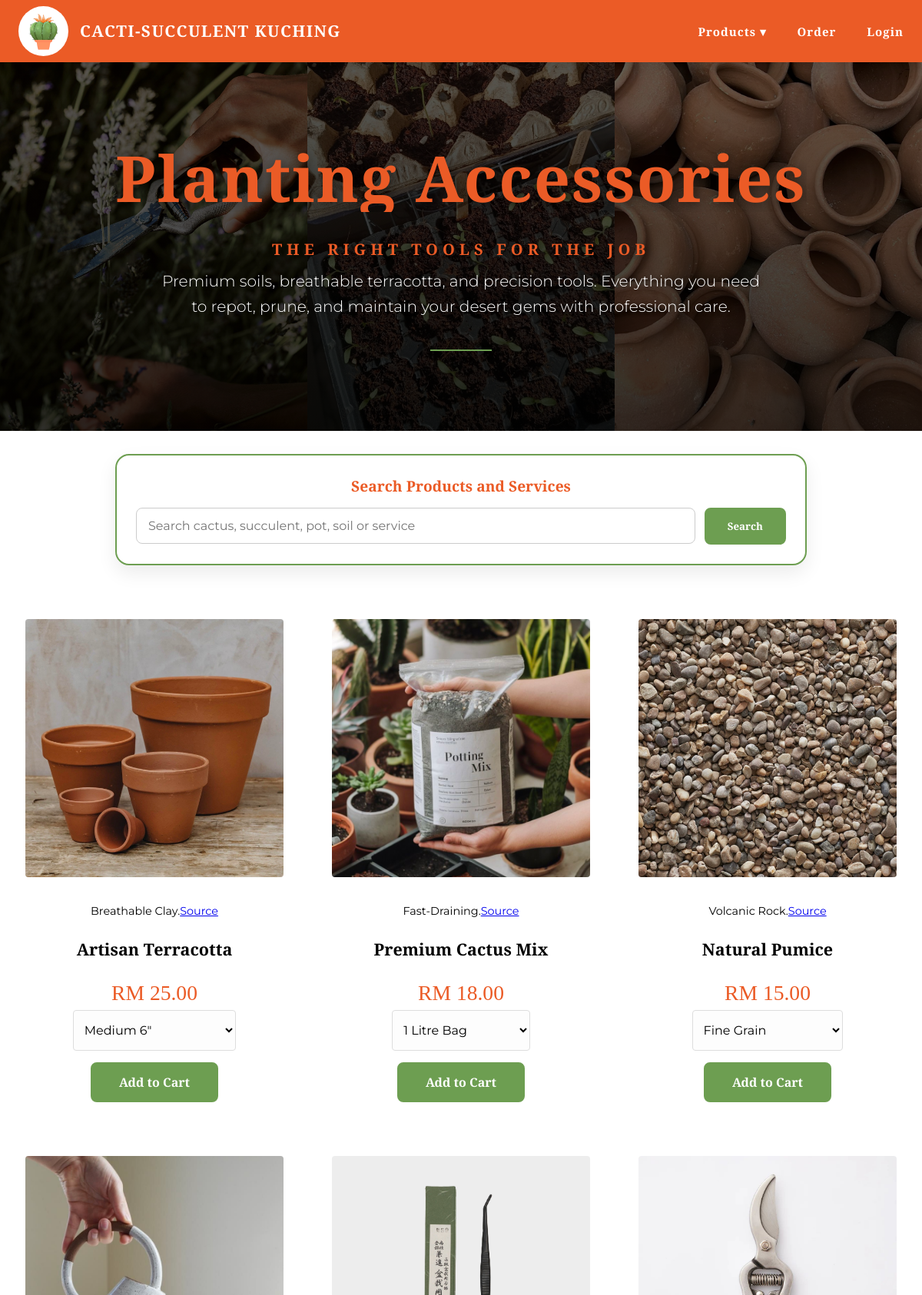
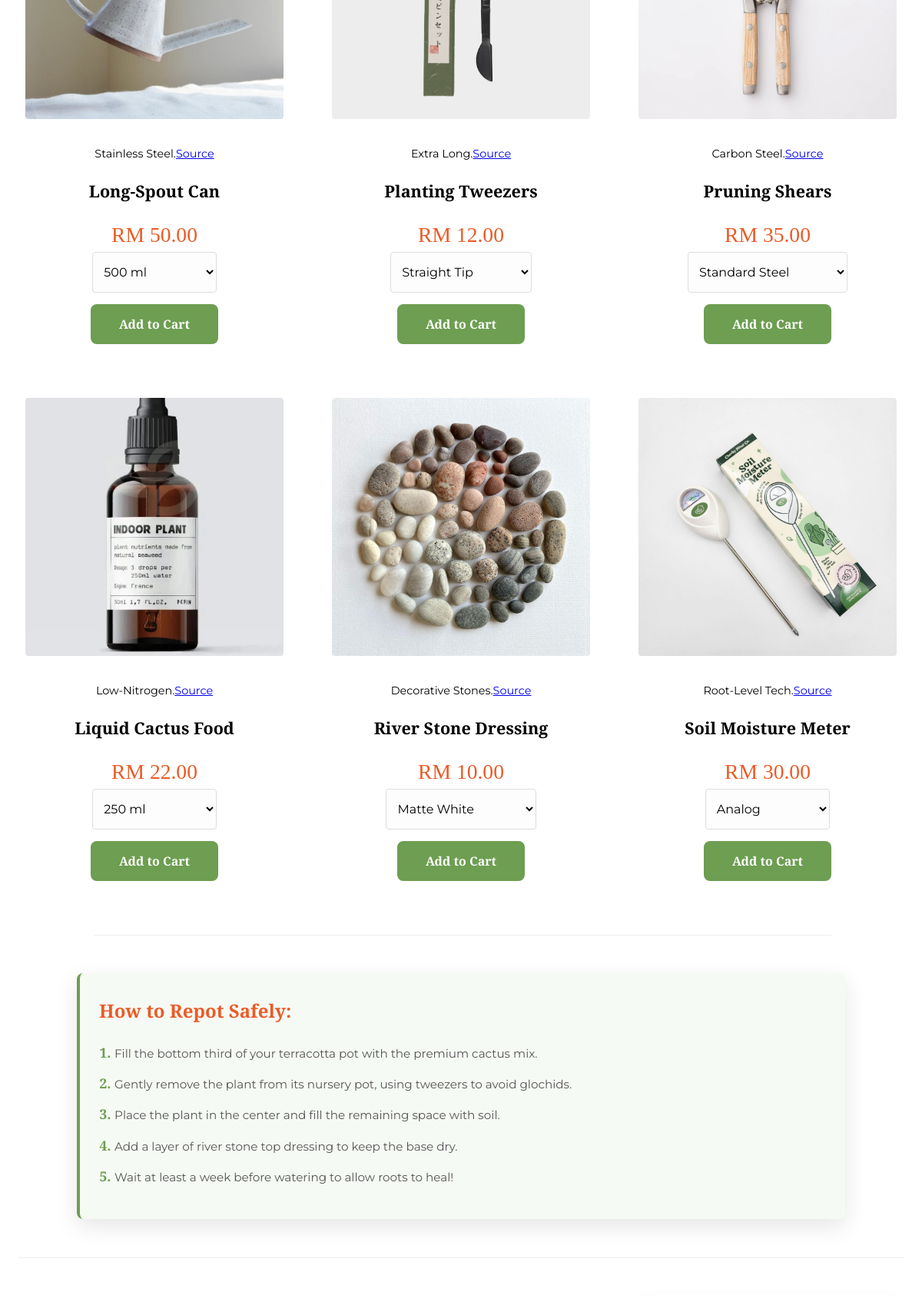
/product3.php (upper part), run on the app's committed database (2 pictures, top to bottom).
### tables this page shows
CREATE TABLE `product` (
  `id` int(11) NOT NULL,
  `product_name` varchar(100) NOT NULL,
  `category` varchar(50) NOT NULL,
  `product_options` varchar(255) DEFAULT NULL,
  `description` text NOT NULL,
  `price` decimal(10,2) NOT NULL,
  `image_path` varchar(255) NOT NULL,
  `image_source` varchar(500) DEFAULT NULL,
  `stock_quantity` int(11) DEFAULT NULL
);

CREATE TABLE `product_option` (
  `id` int(11) NOT NULL,
  `product_id` int(11) NOT NULL,
  `option_name` varchar(100) NOT NULL,
  `option_price` decimal(10,2) NOT NULL,
  `option_stock` int(11) NOT NULL DEFAULT 50
);

### product3.php (the view, shortened to what this page needs)
<!DOCTYPE html>
<html lang="en">
<head>
    <link rel="stylesheet" href="styles/style.css?v=cartproductoptionstock1">
    <link href="https://cdn.jsdelivr.net/npm/remixicon/fonts/remixicon.css" rel="stylesheet">
</head>
<body class="product-page">
<?php include 'header.inc'; ?>
    <div class="cactus-party">
    </div>
    <section class="hero-section hero-accessories">
        <div class="hero-content">
            <h1>Planting Accessories</h1>
            <h2>The Right Tools for the Job</h2>
            <p>Premium soils, breathable terracotta, and precision tools. Everything you need to repot, prune, and maintain your desert gems with professional care.</p>
            <div class="hero-divider"></div>
        </div>
    </section>
    <main class="content-wrapper">
        <?php include 'product_service_search.inc'; ?>
        <div class="product-grid">
            <?php
            require_once('settings.php');
            $create_option_table_sql = "
                CREATE TABLE IF NOT EXISTS product_option (
                    id INT AUTO_INCREMENT PRIMARY KEY,
                    product_id INT NOT NULL,
                    option_name VARCHAR(100) NOT NULL,
                    option_price DECIMAL(10,2) NOT NULL,
                    option_stock INT NOT NULL DEFAULT 0,
                    FOREIGN KEY (product_id) REFERENCES product(id) ON DELETE CASCADE
                )
            ";
            mysqli_query($conn, $create_option_table_sql);
            $sql = "SELECT id, product_name, product_options, description, price, image_path, image_source, stock_quantity
                    FROM product
                    WHERE category = 'Planting Accessories'
                    ORDER BY id ASC";
            $result = mysqli_query($conn, $sql);
            if ($result && mysqli_num_rows($result) > 0) {
                while ($row = mysqli_fetch_assoc($result)) {
                    $product_id = strtolower(str_replace(' ', '-', $row['product_name']));
                    $option_records = [];
                    $option_sql = "SELECT id, option_name, option_price, option_stock
                                   FROM product_option
                                   WHERE product_id = ?
                                   ORDER BY id ASC";
                    $option_stmt = mysqli_prepare($conn, $option_sql);
                    mysqli_stmt_bind_param($option_stmt, "i", $row['id']);
                    mysqli_stmt_execute($option_stmt);
                    $option_result = mysqli_stmt_get_result($option_stmt);
                    if ($option_result && mysqli_num_rows($option_result) > 0) {
                        while ($option_row = mysqli_fetch_assoc($option_result)) {
                            $option_records[] = $option_row;
                        }
                    }
                    $display_price = number_format((float)$row['price'], 2);
                    $is_sold_out = false;
                    $has_available_option = false;
                    if (count($option_records) > 0) {
                        $first_available_price = "";
                        foreach ($option_records as $option_record) {
                            if ((int)$option_record['option_stock'] > 0) {
                                $has_available_option = true;
                                if ($first_available_price == "") {
                                    $first_available_price = number_format((float)$option_record['option_price'], 2);
                                }
                            }
                        }
                        if ($first_available_price != "") {
                            $display_price = $first_available_price;
                        } else {
                            $display_price = number_format((float)$option_records[0]['option_price'], 2);
                        }
                        $is_sold_out = !$has_available_option;
                    } else {
                        $stock_quantity = (int)$row['stock_quantity'];
                        $is_sold_out = ($stock_quantity <= 0);
                    }
            ?>
                    <article class="cactus-card<?php echo $is_sold_out ? ' sold-out-card' : ''; ?>" id="<?php echo htmlspecialchars($product_id); ?>">
                        <figure>
                            <img src="<?php echo htmlspecialchars($row['image_path']); ?>" alt="<?php echo htmlspecialchars($row['product_name']); ?>">
                            <figcaption>
                                <?php echo htmlspecialchars($row['description']); ?>
                                <?php if (!empty($row['image_source'])) { ?>
                                    <a href="<?php echo htmlspecialchars($row['image_source']); ?>" target="_blank">Source</a>
                                <?php } ?>
                            </figcaption>
                        </figure>
                        <div class="card-content">
                            <h3><?php echo htmlspecialchars($row['product_name']); ?></h3>
                            <p class="price option-price">RM <?php echo htmlspecialchars($display_price); ?></p>
                            <form action="add_to_cart.php" method="post">
                                <?php
                                if (count($option_records) > 0) {
                                    echo '<select class="size-selector option-selector" name="item_option">';
                                    foreach ($option_records as $option_record) {
                                        $option_name = trim($option_record['option_name']);
                                        $option_price = number_format((float)$option_record['option_price'], 2, '.', '');
                                        $option_stock = (int)$option_record['option_stock'];
                                        $option_value = strtolower(str_replace(' ', '-', $option_name)) . "|" . $option_price;
                                        $disabled = ($option_stock <= 0) ? "disabled" : "";
                                        $option_label = $option_name;
                                        if ($option_stock <= 0) {
                                            $option_label .= " - Sold Out";
                                        }
                                        echo '<option value="' . htmlspecialchars($option_value) . '" data-price="' . htmlspecialchars($option_price) . '" ' . $disabled . '>' . htmlspecialchars($option_label) . '</option>';
                                    }
                                    echo '</select>';
                                } else if (!empty($row['product_options'])) {
                                    $options_array = explode(',', $row['product_options']);
                                    echo '<select class="size-selector option-selector" name="item_option">';
                                    foreach ($options_array as $option) {
                                        $option = trim($option);
                                        if ($option != "") {
                                            if (strpos($option, ':') !== false) {
                                                list($opt_name, $opt_price) = explode(':', $option, 2);
                                                $opt_name = trim($opt_name);
                                                $opt_price = number_format((float)trim($opt_price), 2);
                                                $hidden_value = htmlspecialchars(strtolower(str_replace(' ', '-', $opt_name)) . '|' . $opt_price);
                                                echo '<option value="' . $hidden_value . '" data-price="' . htmlspecialchars($opt_price) . '">' . htmlspecialchars($opt_name) . '</option>';
                                            } else {
                                                $fallback_price = number_format((float)$row['price'], 2);
                                                echo '<option value="' . htmlspecialchars(strtolower(str_replace(' ', '-', $option))) . '" data-price="' . htmlspecialchars($fallback_price) . '">' . htmlspecialchars($option) . '</option>';
                                            }
                                        }
                                    }
                                    echo '</select>';
                                }
                                ?>
                                <?php if ($is_sold_out) { ?>
                                    <button class="add-to-cart sold-out-button" disabled>Sold Out</button>
                                <?php } else { ?>
                                    <button type="submit" class="add-to-cart">Add to Cart</button>
                                <?php } ?>
                            </form>
                        </div>
                    </article>
            <?php
                }
            } else {
                echo "<p class='product-empty-message'>We are currently restocking our premium Accessories! Please check back later.</p>";
            }
            ?>
        </div>
        <section class="step-guide">
            <h3>How to Repot Safely:</h3>
            <ol>
                <li>Fill the bottom third of your terracotta pot with the premium cactus mix.</li>
                <li>Gently remove the plant from its nursery pot, using tweezers to avoid glochids.</li>
                <li>Place the plant in the center and fill the remaining space with soil.</li>
                <li>Add a layer of river stone top dressing to keep the base dry.</li>
                <li>Wait at least a week before watering to allow roots to heal!</li>
            </ol>
        </section>
        <section class="product-knowledge-base">
        </section>
    </main>
</body>
</html>

### header.inc
<?php
echo "
<header id='top-header' class='main-header'>
        <div class='header-container'>
            <div class='logo-area'>
                <a href='index.php'>
                    <img src='images/cacti-succulent-logo.png' alt='Cacti-Succulent Kuching Logo' class='site-logo'>
                    <span class='brand-name'>Cacti-Succulent Kuching</span>
                </a>
            </div>
            <nav class='main-nav'>
                <ul>
                    <li class='dropdown'>
                        <a href='#' class='dropbtn'>Products ▾</a>
                        <div class='dropdown-content'>
                            <a href='product1.php'>Cacti</a>
                            <a href='product2.php'>Succulents</a>
                            <a href='product3.php'>Planting Accessories</a>
                            <a href='service1.php'>Services</a>
                        </div>
                    </li>
                    <li><a href='order.php'>Order</a></li>
                    <li><a href='login.php'>Login</a></li>
                </ul>
            </nav>
        </div>
    </header>
";
?>

### product_service_search.inc (shortened to what this page needs)
<?php
$current_page = basename($_SERVER['PHP_SELF']);
$search_keyword = isset($_GET['search']) ? trim($_GET['search']) : "";
?>
<section class="site-search-section">
    <form action="<?php echo htmlspecialchars($current_page); ?>" method="get" class="site-search-form">
        <label for="search">Search Products and Services</label>
        <div class="site-search-row">
            <input type="text" id="search" name="search" value="<?php echo htmlspecialchars($search_keyword); ?>" placeholder="Search cactus, succulent, pot, soil or service">
            <input type="submit" value="Search">
        </div>
    </form>
</section>

### data on the page
product: image_path (picture), description "Breathable Clay.", product_name "Artisan Terracotta", product_option.option_price "25.00"
product: image_path (picture), description "Fast-Draining.", product_name "Premium Cactus Mix", product_option.option_price "18.00"
product: image_path (picture), description "Volcanic Rock.", product_name "Natural Pumice", product_option.option_price "15.00"
product: image_path (picture), description "Stainless Steel.", product_name "Long-Spout Can", product_option.option_price "50.00"
product: image_path (picture), description "Extra Long.", product_name "Planting Tweezers", product_option.option_price "12.00"
product: image_path (picture), description "Carbon Steel.", product_name "Pruning Shears", product_option.option_price "35.00"
product: image_path (picture), description "Low-Nitrogen.", product_name "Liquid Cactus Food", product_option.option_price "22.00"
product: image_path (picture), description "Decorative Stones.", product_name "River Stone Dressing", product_option.option_price "10.00"
product: image_path (picture), description "Root-Level Tech.", product_name "Soil Moisture Meter", product_option.option_price "30.00"

### other printed values
form field item_option "Medium 6\""
form field item_option "1 Litre Bag"
form field item_option "Fine Grain"
form field item_option "500 ml"
form field item_option "Straight Tip"
form field item_option "Standard Steel"
form field item_option "250 ml"
form field item_option "Matte White"
form field item_option "Analog"
